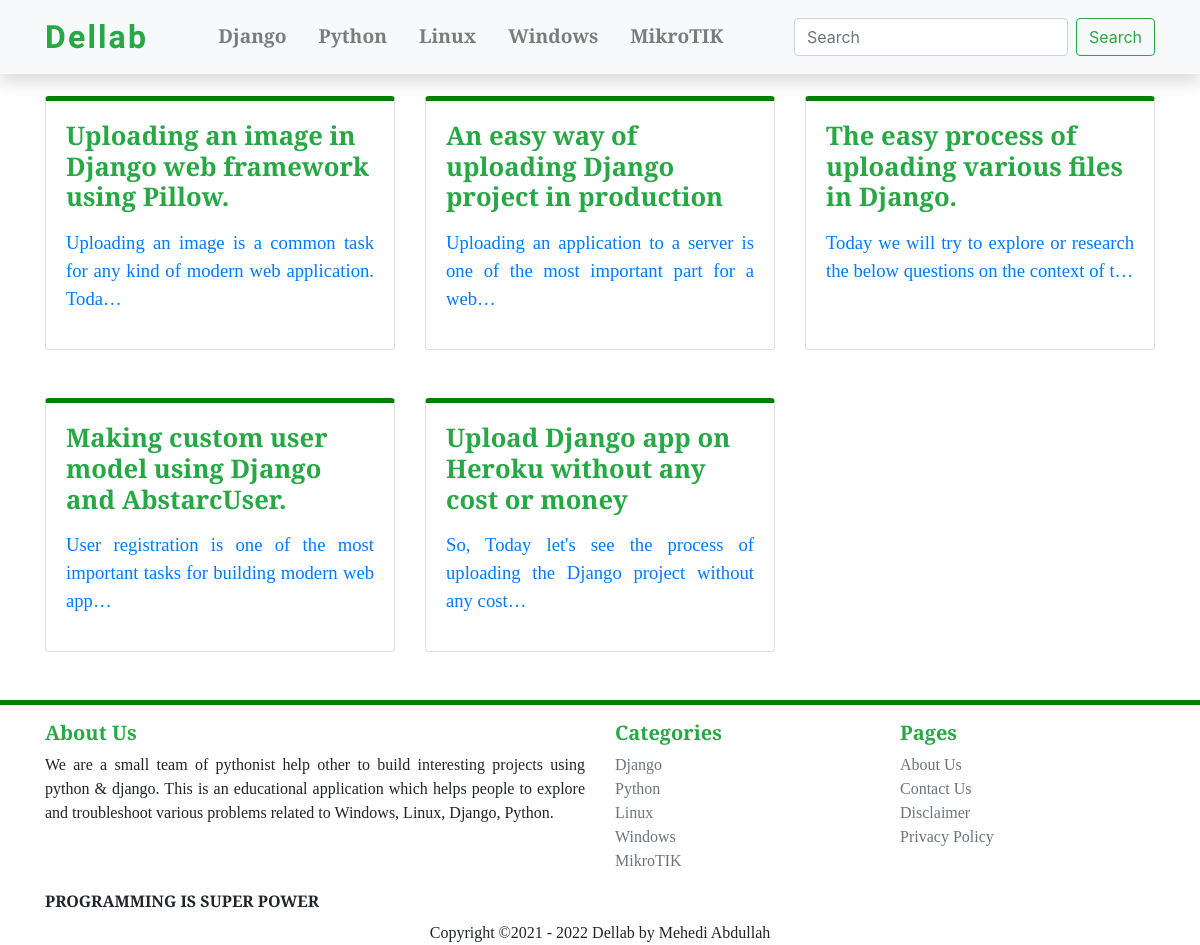
The page /django/ on the database as committed earlier.
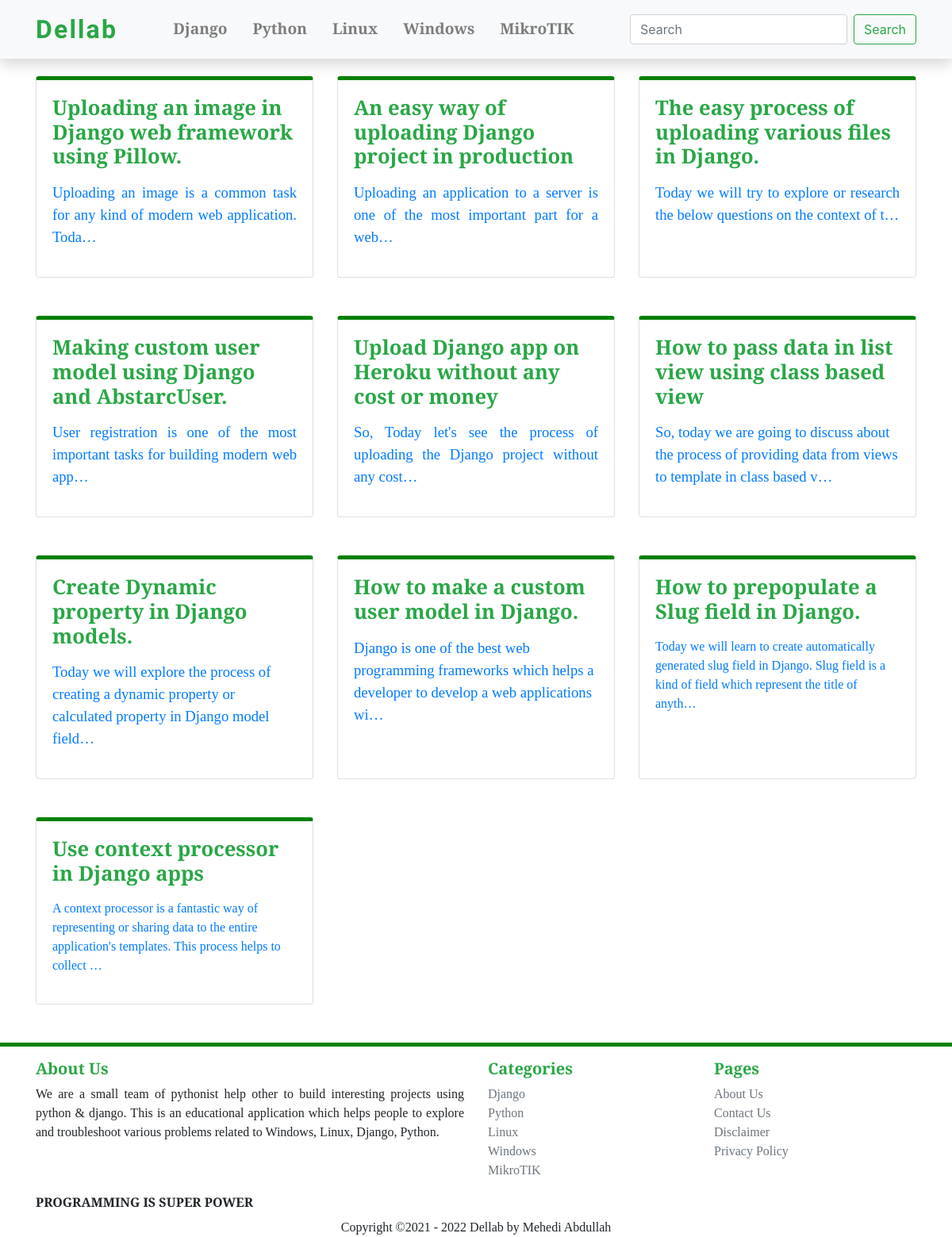
The same page on the database as committed later.
### blog/models.py (models this page shows, shortened)
class Blog(models.Model):
    title = models.TextField(unique=True, max_length=987)
    writer = models.ForeignKey(User, on_delete=models.CASCADE, null=True, default=1)
    updated = models.DateField(auto_now=True, auto_now_add=False)
    timestamp = models.DateTimeField(auto_now=False, auto_now_add=True)
    category = models.ForeignKey(Category, on_delete=models.CASCADE)
    content = HTMLField()
    slug = models.SlugField(blank=True, max_length=987)
    def get_absolute_url(self):
        return reverse("details", kwargs={"id": self.id, 'slug': self.slug})

### blog/views.py (the view)
# urls.py: path('django/', views.django_index, name='django_index'),
def django_index(request):
    django = Blog.objects.filter(Q(category__title__contains ='django'))
    return render(request, 'django/index.html', {'django': django })

### templates/django/index.html (shortened to what this page needs)
{% extends 'master.html' %}
{% block main %}
    <div class="container mt-5">
        <div class="row">
            {% for django in django %}
                <div class="col-md-4 mt-5">
                    <div class="card h-100" style=" font-family: 'Averia Serif Libre', cursive; border-top: 5px solid green; border-radius:1.6 rem">
                        <a href={{ django.get_absolute_url }} " style='text-decoration: none;'>
                            <div class="card-body">
                                <h5 class="card-title text-success text-align-center font-weight-bold" style='font-size: 1.6rem; justify-content: center'>{{django.title|safe}}</h5>
                                <p class="card-text text-secondary" style='font-size: 1.3rem; justify: center'>{{django.content|truncatechars:144|safe}}</p>
                            </div>
                        </a>
                    </div>
                </div>
            {% endfor %}
        </div>
    </div>
{% endblock main %}

Rows that differ between the two databases and show on the page:
added Blog: title "How to pass data in list view using class based view", content "So, today we are going to discuss about the process of providing data from views to template in class based v…"
added Blog: title "Create Dynamic property in Django models.", content "Today we will explore the process of creating a dynamic property or calculated property in Django model field…"
added Blog: title "How to make a custom user model in Django.", content "Django is one of the best web programming frameworks which helps a developer to develop a web applications wi…"
added Blog: title "How to prepopulate a Slug field in Django.", content "Today we will learn to create automatically generated slug field in Django. Slug field is a kind of field which represent the title of anyth…"
added Blog: title "Use context processor in Django apps", content "A context processor is a fantastic way of representing or sharing data to the entire application's templates. This process helps to collect …"
